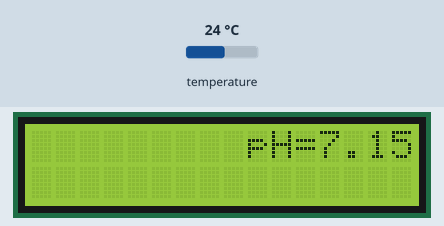
Simulated run of this program. Board: ESP32. On the bench: 16×2 character LCD. The test bench sets the inputs (shaded band); at power-on: temperature 24 °C (analog values on the 0–4095 scale). WiFi joins after 1.5 s; servers stay silent unless stated; random numbers use the default seed unless the program sets one; no MQTT or app messages arrive unless stated; what the program prints to the serial monitor is not drawn.

Above: at 2.8 s.
2.9 s: temperature set to 12 °C
At 4.3 s:
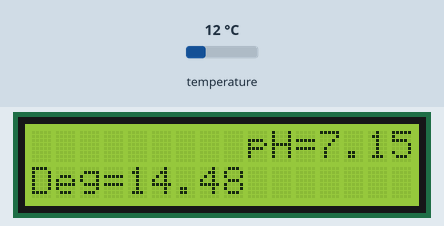
Timing chart, 0 to 5.9 s (numbered marks = the images above; inputs shaded):
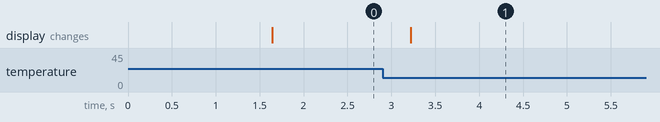

The program:

main.cpp
```cpp
#include <Arduino.h>
#include <WiFiClientSecure.h>
#include <PubSubClient.h>
#include <string.h>
#include <ArduinoJson.h>
#include <LiquidCrystal_I2C.h>
#include <DallasTemperature.h>
#include <OneWire.h>
#include "DFRobot_PH.h"

const char *ssid = "7";
const char *password = "77777777";

#define mqtt_port 1883
#define MQTT_USER "PO25"
#define MQTT_PASSWORD "12345678"
#define PUBLISH "/Pengabdian/dataKolam"
#define SUBSCRIBE "/Sub_Data"

#define PowerPin 32
#define GndPin 33
#define EC_PIN 39

const char *mqtt_server = "broker.hivemq.com";

WiFiClient espClient;
PubSubClient client(espClient);

// set id alat
String id_alat = "P25.1";
String nokolam = "1";
String kirim = "", kode = "";

int lcdColumns = 16;
int lcdRows = 2;

const int tempPin = 15;

LiquidCrystal_I2C lcd(0x27, lcdColumns, lcdRows);

OneWire oneWire(tempPin);
DallasTemperature tempSens(&oneWire);

const int pHPin = 36;
int pHVal, sumPH, avgPH;
float Voltage, pH, pHfix, tempC, sumsal, sumtemp, readtemp, salinitas, temperature = 25;
float doValue;
float doVal, doCom;
String dio = "", pHValue = "", temp = "", sal = "";
String DO = "0.000";
int en = 0;
int i, dly_esc = 0;
int sensorValue;
int j = 0;
DFRobot_PH ph;

void setup()
{
  pinMode(PowerPin, OUTPUT);
  pinMode(GndPin, OUTPUT);
  pinMode(EC_PIN, INPUT);
  digitalWrite(PowerPin, LOW);
  digitalWrite(GndPin, LOW);

  pinMode(pHPin, INPUT);
  tempSens.begin();
  lcd.init();
  // turn on LCD backlight
  lcd.backlight();

  analogReadResolution(12);

  client.setServer(mqtt_server, 1883);
  Serial.begin(115200);
  ph.begin();
  Serial.println("TEST");
  WiFi.begin(ssid, password);
  while (WiFi.status() != WL_CONNECTED)
  {
    delay(500);
    Serial.println("Connecting to WiFi..");
  }
  Serial.println("Connected to the WiFi network");
  i = 1;
  String clientId = "P25";
  client.connect(clientId.c_str(), MQTT_USER, MQTT_PASSWORD);
}

void pHresult()
{
  Voltage = analogRead(pHPin) / 4096.0 * 3300;
  pH = ph.readPH(Voltage, temperature);
  pHValue = String(pH);
  pHfix = pH + 1;

  Serial.println(pHfix);
  lcd.setCursor(9, 0);
  lcd.print("pH=");
  lcd.setCursor(12, 0);
  lcd.print(pHfix);
  delay(500);
}

void tempresult()
{
  sumtemp = 0;
  tempSens.requestTemperatures();

  for (int j = 0; j < 10; j++)
  {
    readtemp = tempSens.getTempCByIndex(0);
    sumtemp += readtemp;
    delay(20);
  }
  tempC = sumtemp / 10;
  tempC = 0.8082 * tempC + 4.778;
  temp = String(tempC);
  Serial.println(tempC);
  lcd.setCursor(0, 1);
  lcd.print("Deg=");
  lcd.setCursor(4, 1);
  lcd.print(tempC);
  delay(500);
}

void ecresult()
{
  sumsal = 0;
  for (j = 0; j < 5; j++)
  {
    sensorValue = analogRead(EC_PIN);
    digitalWrite(PowerPin, HIGH);
    delay(250);
    int adcValue = analogRead(EC_PIN);
    sumsal += adcValue;
    delay(250);
    digitalWrite(PowerPin, LOW);
  }
  delay(10000);

  float avgsal = sumsal / 5;
  if (avgsal < 870)
    salinitas = 0;
  else if (avgsal >= 870)
    salinitas = 0.00316 * avgsal - 2.82824;
  sal = String(salinitas);
  // Serial.print(salinitas);
  Serial.println(sal);
  lcd.setCursor(0, 0);
  lcd.print("Sal=");
  lcd.setCursor(4, 0);
  lcd.print(salinitas);

  // delay (10000);
  // delay(20000);
}

void doresult()
{
  doVal = random(400, 650) / 100;
  doCom = random(0, 100) / 1000;
  doValue = doVal + doCom;
  dio = String(doValue, 5);
  delay(500);
}

void showresult()
{
  // unsigned long int detik = millis();
  if (millis() > dly_esc + 60000)
  {
    ecresult();
    dly_esc = millis();
  }
  pHresult();
  tempresult();
  doresult();

  // lcd.setCursor(10, 1);
  // lcd.print("*=send");
  Serial.print("ADC = ");
  Serial.println(sensorValue);
  Serial.print("Salinitas = ");
  Serial.println(sal);
  Serial.print("pH = ");
  Serial.println(pH);
  Serial.print("Suhu = ");
  Serial.println(temp);
  Serial.print("DO = ");
  Serial.println(dio);

  i = 2;
}

void publishSerialData(const char* serialData, const char* topic)
{
  if (!client.connected())
  {
    //    client.publish(topic, serialData);
    // reconnect();
    Serial.println("haha gagal yek");
  }
  client.publish(topic, serialData);
}

void senddata()
{
  kirim = id_alat + "/" + pHValue.substring(0, 5) + "," + temp.substring(0, 5) + "," + sal.substring(0, 5) + "," + dio.substring(0, 5) + "#";
  kode = id_alat + "." + nokolam;
  Serial.println(kirim);
  DynamicJsonDocument root(1024);
  Serial.print("id: ");
  Serial.println(id_alat);
  Serial.println("terkirim");

  root["id_hardware"] = id_alat;
  root["salinitas"] = salinitas;
  root["ph"] = pH;
  root["suhu"] = temp;
  root["do"] = dio;
  root["id_kolam"] = nokolam;

  char myBuffer[1023];
  serializeJson(root, myBuffer);
  publishSerialData(myBuffer, PUBLISH);
  client.loop();
  delay(15000);
  // delay(300000); //delay 5menit
  // delay(3600000); //delay 1jam
  i = 1;
}

void loop()
{
  switch (i)
  {
  case 1:
    showresult();
    break;
  case 2:
    senddata();
    break;
  }
}

void reconnect()
{
  // Loop until we're reconnected
  while (!client.connected())
  {
    Serial.println("nungguin ya");
    String clientId = "P25";
    // Attempt to connect
    if (client.connect(clientId.c_str(), MQTT_USER, MQTT_PASSWORD))
    {
      Serial.println("conn");
      //      client.subscribe(SUBSCRIBE);
    }
    else
    {
      Serial.println("tidak conn");
    }
  }
}
```
